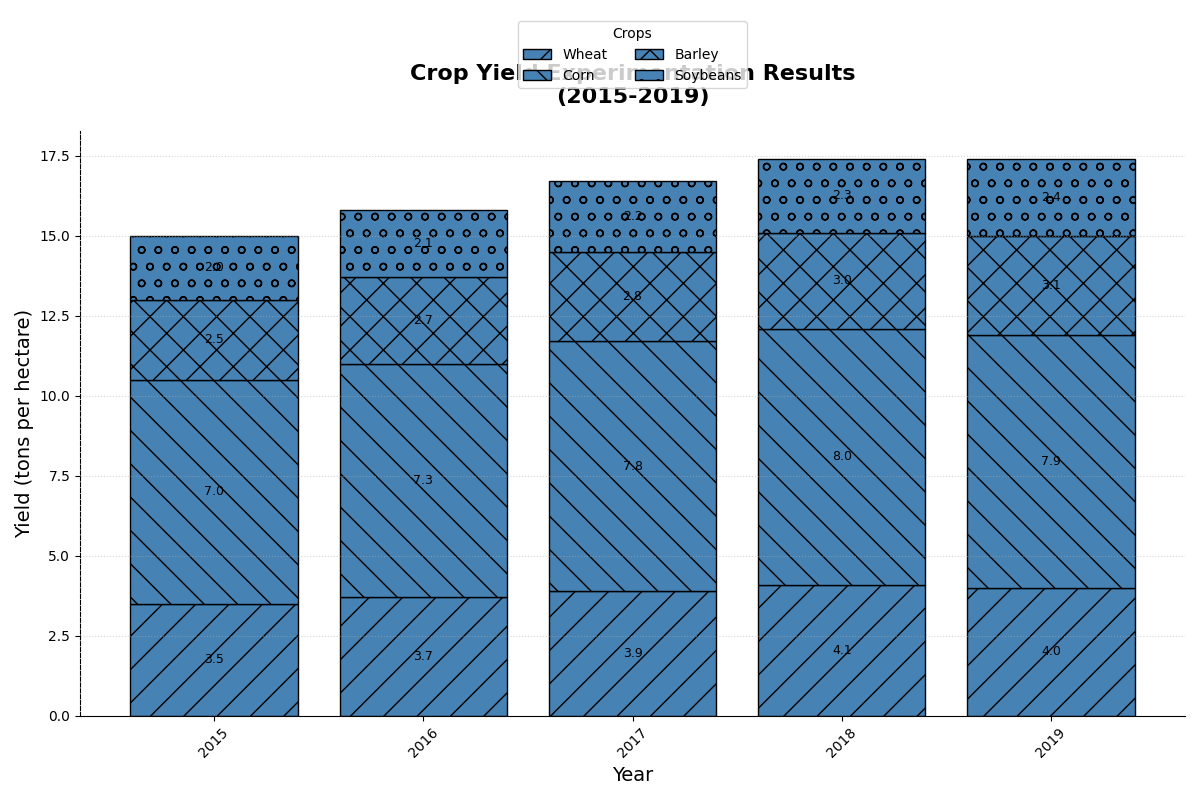

This figure's Python source:
import matplotlib.pyplot as plt
import numpy as np

years = np.arange(2015, 2020)
crops = ['Wheat', 'Corn', 'Barley', 'Soybeans']

wheat_yield = [3.5, 3.7, 3.9, 4.1, 4.0]
corn_yield = [7.0, 7.3, 7.8, 8.0, 7.9]
barley_yield = [2.5, 2.7, 2.8, 3.0, 3.1]
soybean_yield = [2.0, 2.1, 2.2, 2.3, 2.4]

single_color = '#4682B4'  # A consistent color used for all bars

fig, ax = plt.subplots(figsize=(12, 8))

ax.bar(years, wheat_yield, label='Wheat', hatch='/', color=single_color, edgecolor='black')
ax.bar(years, corn_yield, bottom=wheat_yield, label='Corn', hatch='\\', color=single_color, edgecolor='black')
ax.bar(years, barley_yield, bottom=np.array(wheat_yield) + np.array(corn_yield), label='Barley', hatch='x', color=single_color, edgecolor='black')
ax.bar(years, soybean_yield, bottom=np.array(wheat_yield) + np.array(corn_yield) + np.array(barley_yield), label='Soybeans', hatch='o', color=single_color, edgecolor='black')

ax.set_title("Crop Yield Experimentation Results\n(2015-2019)", fontsize=16, fontweight='bold', pad=20)
ax.set_xlabel("Year", fontsize=14)
ax.set_ylabel("Yield (tons per hectare)", fontsize=14)

plt.xticks(years, rotation=45)

ax.legend(title='Crops', loc='upper center', ncol=2, bbox_to_anchor=(0.5, 1.2), fontsize=10)

ax.yaxis.grid(True, linestyle=':', alpha=0.5)

ax.spines['top'].set_visible(False)
ax.spines['right'].set_visible(False)
ax.spines['left'].set_linestyle('dashed')

for i in range(len(years)):
    height_sum = 0
    for yield_data, hatch_pattern in zip([wheat_yield, corn_yield, barley_yield, soybean_yield], ['/','\\','x','o']):
        height_sum += yield_data[i]
        ax.text(years[i], height_sum - yield_data[i]/2, f'{yield_data[i]}', ha='center', va='center', color='black', fontsize=9)

plt.tight_layout()
plt.show()
